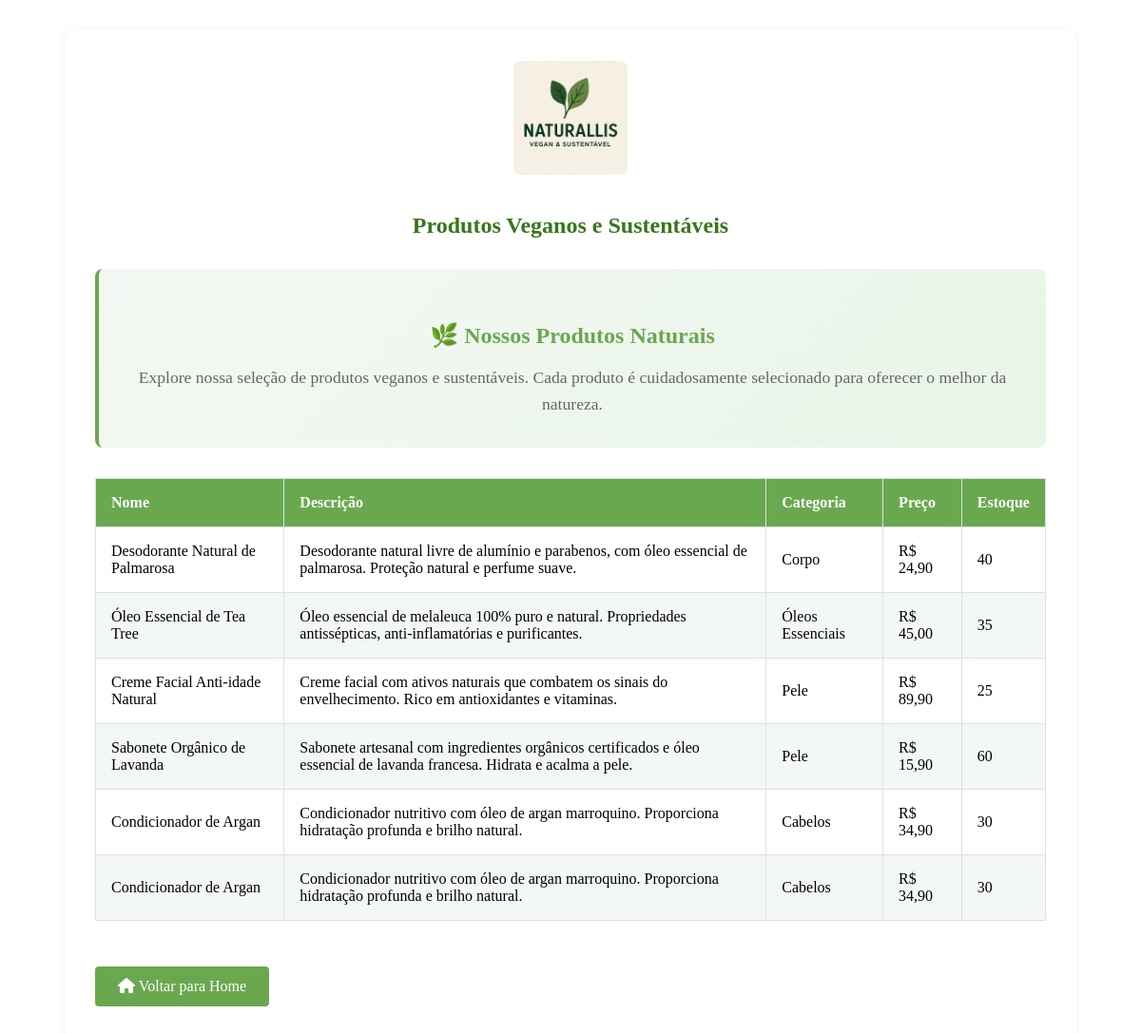
/produtos.php, run on the app's committed database.
### tables this page shows
CREATE TABLE produtos (
    id INT AUTO_INCREMENT,
    nome VARCHAR(200) NOT NULL,
    descricao TEXT NULL,
    preco DECIMAL(10,2) NOT NULL,
    preco_promocional DECIMAL(10,2) NULL,
    categoria_id INT NULL,
    estoque INT DEFAULT 0,
    peso DECIMAL(8,3) NULL COMMENT 'Peso em kg',
    dimensoes VARCHAR(50) NULL COMMENT 'Formato: LxAxP em cm',
    ingredientes TEXT NULL,
    modo_uso TEXT NULL,
    imagem VARCHAR(255) NULL,
    imagens_adicionais TEXT NULL COMMENT 'JSON de URLs de imagens extras',
    ativo TINYINT(1) DEFAULT 1,
    destaque TINYINT(1) DEFAULT 0,
    vegano TINYINT(1) DEFAULT 1,
    organico TINYINT(1) DEFAULT 0,
    cruelty_free TINYINT(1) DEFAULT 1,
    data_lancamento DATE NULL,
    created_at TIMESTAMP DEFAULT CURRENT_TIMESTAMP,
    updated_at TIMESTAMP DEFAULT CURRENT_TIMESTAMP ON UPDATE CURRENT_TIMESTAMP,
    
    PRIMARY KEY (id),
    KEY fk_produtos_categoria (categoria_id),
    KEY idx_produtos_ativo (ativo),
    KEY idx_produtos_destaque (destaque),
    KEY idx_produtos_preco (preco),
    
    CONSTRAINT fk_produtos_categoria_id FOREIGN KEY (categoria_id) REFERENCES categorias(id) ON DELETE SET NULL
);

CREATE TABLE categorias (
    id INT AUTO_INCREMENT,
    nome VARCHAR(100) NOT NULL,
    descricao TEXT NULL,
    ativo TINYINT(1) DEFAULT 1,
    created_at TIMESTAMP DEFAULT CURRENT_TIMESTAMP,
    updated_at TIMESTAMP DEFAULT CURRENT_TIMESTAMP ON UPDATE CURRENT_TIMESTAMP,
    
    PRIMARY KEY (id),
    KEY idx_categorias_ativo (ativo)
);

### config/database.php (called while the page is built, shortened)
<?php
function isLoggedIn() {
    return isset($_SESSION['usuario_id']) && !empty($_SESSION['usuario_id']);
}
?>

### produtos.php (the view, shortened to what this page needs)
<?php
require_once 'config/database.php';
$is_logged_in = isLoggedIn();
$is_admin = $is_logged_in && isAdmin();
$categorias = [];
try {
    $conn = getDBConnection();
    $stmt = $conn->prepare("SELECT id, nome FROM categorias WHERE ativo = 1 ORDER BY nome");
    $stmt->execute();
    $categorias = $stmt->fetchAll(PDO::FETCH_ASSOC);
} catch (PDOException $e) {
    error_log("Erro ao buscar categorias: " . $e->getMessage());
}
$produtos = [];
try {
    $conn = getDBConnection();
    $stmt = $conn->prepare("
        SELECT
            p.id,
            p.nome,
            p.descricao,
            p.preco,
            p.preco_promocional,
            p.estoque,
            p.imagem,
            p.vegano,
            p.organico,
            p.cruelty_free,
            c.nome as categoria_nome
        FROM produtos p
        LEFT JOIN categorias c ON p.categoria_id = c.id
        WHERE p.ativo = 1
        ORDER BY p.id DESC
    ");
    $stmt->execute();
    $produtos = $stmt->fetchAll(PDO::FETCH_ASSOC);
} catch (PDOException $e) {
    error_log("Erro ao buscar produtos: " . $e->getMessage());
    $produtos = [
        [
            'id' => 1,
            'nome' => 'Shampoo Natural de Coco',
            'preco' => 29.90,
            'descricao' => 'Shampoo 100% natural e vegano com óleo de coco',
            'imagem' => 'img/shampoo-coco.jpg',
            'categoria_nome' => 'Cabelos',
            'vegano' => 1,
            'organico' => 1,
            'cruelty_free' => 1,
            'tem_promocao' => false
        ],
        [
            'id' => 2,
            'nome' => 'Sabonete Orgânico de Lavanda',
            'preco' => 15.90,
            'descricao' => 'Sabonete artesanal com ingredientes orgânicos',
            'imagem' => 'img/sabonete-lavanda.jpg',
            'categoria_nome' => 'Pele',
            'vegano' => 1,
            'organico' => 1,
            'cruelty_free' => 1,
            'tem_promocao' => false
        ],
        [
            'id' => 3,
            'nome' => 'Óleo Essencial de Tea Tree',
            'preco' => 45.00,
            'descricao' => 'Óleo essencial de melaleuca 100% puro',
            'imagem' => 'img/oleo-tea-tree.jpg',
            'categoria_nome' => 'Óleos Essenciais',
            'vegano' => 1,
            'organico' => 0,
            'cruelty_free' => 1,
            'tem_promocao' => false
        ]
    ];
}
?>
<!DOCTYPE html>
<html lang="pt-br">
<head>
    <link rel="stylesheet" href="style.css">
    <link rel="stylesheet" href="https://cdnjs.cloudflare.com/ajax/libs/font-awesome/6.4.0/css/all.min.css">
</head>
<body>
    <div class="produtos-container">
        <div class="produtos-header">
            <img src="naturallis.jpeg" alt="Naturallis Logo" class="logo-img">
            <h2>Produtos Veganos e Sustentáveis</h2>
        </div>
        <?php if ($is_admin): ?>
        <form class="add-form" method="post">
            <input type="text" name="nome" placeholder="Nome do produto" required
                   value="<?php echo htmlspecialchars($_POST['nome'] ?? ''); ?>">
            <input type="text" name="descricao" placeholder="Descrição" required
                   value="<?php echo htmlspecialchars($_POST['descricao'] ?? ''); ?>">
            <input type="number" name="preco" placeholder="Preço" step="0.01" min="0" required
                   value="<?php echo htmlspecialchars($_POST['preco'] ?? ''); ?>">
            <select name="categoria_id" required>
                <option value="">Selecione a categoria</option>
                <?php foreach ($categorias as $categoria): ?>
                    <option value="<?php echo $categoria['id']; ?>"
                            <?php echo (($_POST['categoria_id'] ?? '') == $categoria['id']) ? 'selected' : ''; ?>>
                        <?php echo htmlspecialchars($categoria['nome']); ?>
                    </option>
                <?php endforeach; ?>
            </select>
            <button type="submit" name="adicionar_produto">
                <i class="fas fa-plus"></i> Adicionar
            </button>
        </form>
        <?php else: ?>
        <div class="info-loja">
            <h3>🌿 Nossos Produtos Naturais</h3>
            <p>Explore nossa seleção de produtos veganos e sustentáveis. Cada produto é cuidadosamente selecionado para oferecer o melhor da natureza.</p>
        </div>
        <?php endif; ?>
        <table class="produtos-table">
            <thead>
                <tr>
                    <th>Nome</th>
                    <th>Descrição</th>
                    <th>Categoria</th>
                    <th>Preço</th>
                    <th>Estoque</th>
                </tr>
            </thead>
            <tbody>
                <?php foreach ($produtos as $produto): ?>
                    <tr id="produto-<?php echo $produto['id']; ?>">
                        <td><?php echo htmlspecialchars($produto['nome']); ?></td>
                        <td><?php echo htmlspecialchars($produto['descricao']); ?></td>
                        <td><?php echo htmlspecialchars($produto['categoria_nome'] ?? 'N/A'); ?></td>
                        <td>R$ <?php echo number_format($produto['preco'], 2, ',', '.'); ?></td>
                        <td><?php echo $produto['estoque']; ?></td>
                    </tr>
                <?php endforeach; ?>
            </tbody>
        </table>
        <a href="index.php" class="voltar-btn">
            <i class="fas fa-home"></i> Voltar para Home
        </a>
    </div>
</body>
</html>

### style.css (style rules this page uses)
.logo-img { max-width: 180px; margin-bottom: 1rem; }
h2 { text-align: center; color: #38761d; margin-bottom: 1.5rem; }

### produtos.php (style rules this page uses)
.produtos-container { max-width: 1000px; margin: 2rem auto; background: #fff; border-radius: 8px; box-shadow: 0 2px 8px rgba(0,0,0,0.08); padding: 2rem; }
.produtos-header { text-align: center; margin-bottom: 2rem; }
.logo-img { max-width: 120px; margin-bottom: 1rem; border-radius: 8px; }
.produtos-table { width: 100%; border-collapse: collapse; margin-bottom: 2rem; }
.produtos-table th, .produtos-table td { border: 1px solid #e0e0e0; padding: 1rem; text-align: left; }
.produtos-table th { background: #6aa84f; color: #fff; }
.produtos-table tr:nth-child(even) { background: #f4f8f4; }
.voltar-btn { display: inline-block; padding: 0.75rem 1.5rem; background: #6aa84f; color: #fff; border: none; border-radius: 4px; text-decoration: none; cursor: pointer; margin-top: 1rem; }
.info-loja { background: linear-gradient(135deg, #f4f8f4, #e8f5e8); border-radius: 8px; padding: 2rem; margin-bottom: 2rem; text-align: center; border-left: 4px solid #6aa84f; }
.info-loja h3 { color: #6aa84f; margin-bottom: 1rem; font-size: 1.5rem; }
.info-loja p { color: #666; font-size: 1.1rem; line-height: 1.6; margin: 0; }
.produtos-header { position: relative; }

### data on the page
produtos: nome "Desodorante Natural de Palmarosa", descricao "Desodorante natural livre de alumínio e parabenos, com óleo essencial de palmarosa. Proteção natural e perfume suave.", categoria.nome "Corpo", preco "24,90", estoque "40"
produtos: nome "Óleo Essencial de Tea Tree", descricao "Óleo essencial de melaleuca 100% puro e natural. Propriedades antissépticas, anti-inflamatórias e purificantes.", categoria.nome "Óleos Essenciais", preco "45,00", estoque "35"
produtos: nome "Creme Facial Anti-idade Natural", descricao "Creme facial com ativos naturais que combatem os sinais do envelhecimento. Rico em antioxidantes e vitaminas.", categoria.nome "Pele", preco "89,90", estoque "25"
produtos: nome "Sabonete Orgânico de Lavanda", descricao "Sabonete artesanal com ingredientes orgânicos certificados e óleo essencial de lavanda francesa. Hidrata e acalma a pele.", categoria.nome "Pele", preco "15,90", estoque "60"
produtos: nome "Condicionador de Argan", descricao "Condicionador nutritivo com óleo de argan marroquino. Proporciona hidratação profunda e brilho natural.", categoria.nome "Cabelos", preco "34,90", estoque "30"
